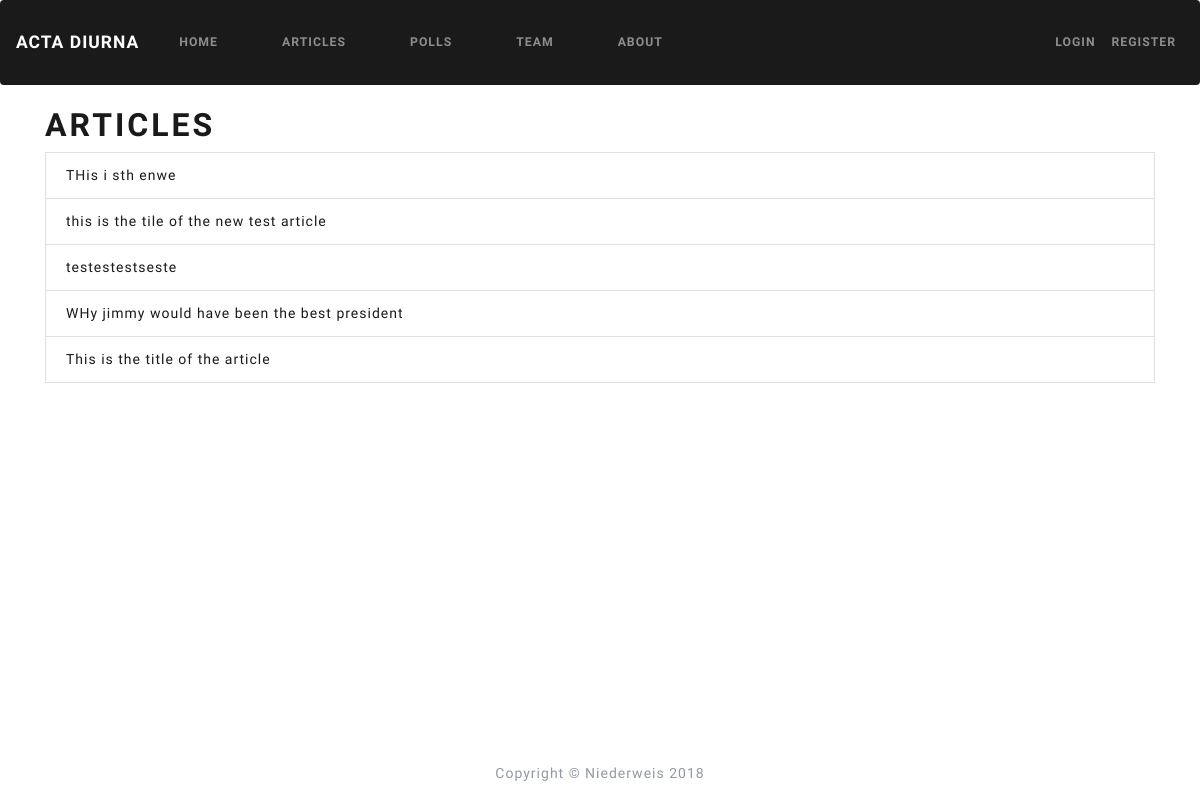
Page /articles on the earlier database version.
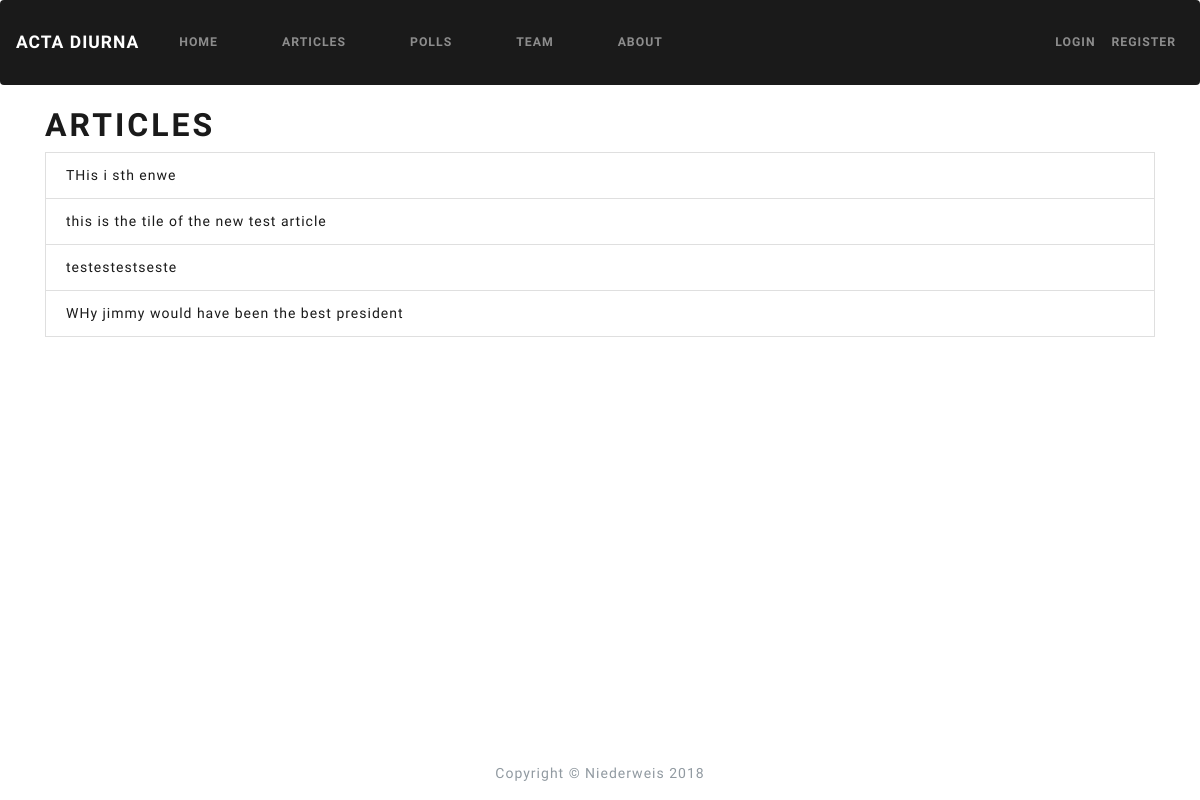
Same page on the later database version.
### app.py (models this page shows)
class Articles(db.Model):
    id = db.Column(db.Integer, primary_key=True)
    title = db.Column(db.String(255))
    author = db.Column(db.String(100))
    body = db.Column(db.String)
    create_date = db.Column(db.String, server_default=db.FetchedValue())

### app.py (the view)
@app.route('/articles')
def articles():
    active = 'articles'
    listOfArticles = Articles.query.all()
    if len(listOfArticles) > 0:
        return render_template('articles.html', articles=listOfArticles)
    else:
        msg = 'No Articles Found'
        return render_template('articles.html', msg=msg)
    cur.close()
    return render_template('articles.html', articles=Articles)

### templates/articles.html
{% extends "base.html" %} {% block title %} Articles {% endblock %} {% block content %}
<h1>Articles</h1>
<ul class="list-group">
  {% for article in articles %}
  <li class="list-group-item"><a href="article/{{article.id}}">{{article.title}}<a/></li>
  {% endfor %}
</ul>
{% endblock %}

Differences in the rows shown:
removed Articles: title "This is the title of the article"
